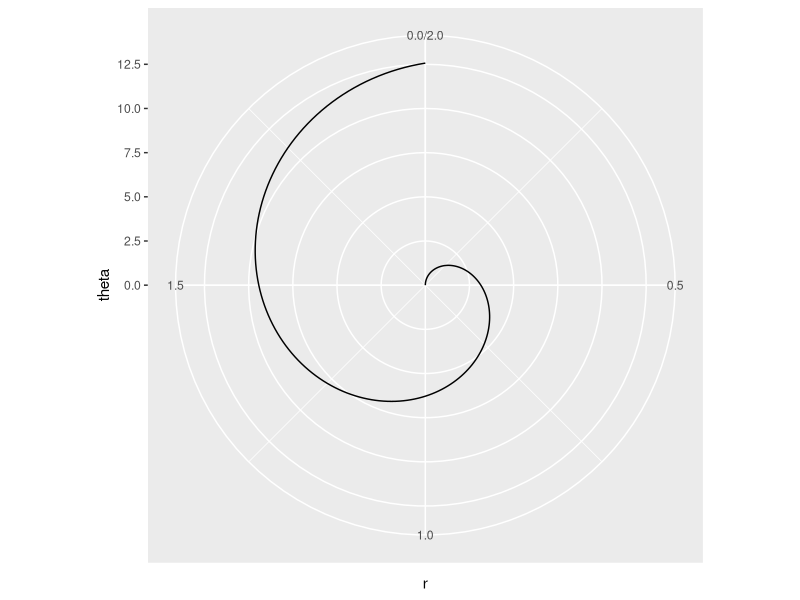

Recreate this plot in R.
## ---- chunk 1

library(tidyverse)

r <- seq(0,2,0.01)
theta <- 2*pi*r

ggplot() +
  geom_path(aes(x=r, y=theta)) +
  coord_polar()


